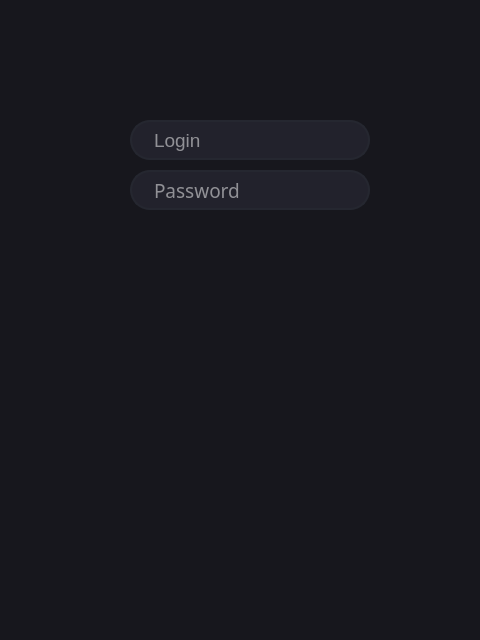
<?xml version="1.0" encoding="UTF-8"?>
<ui version="4.0">
 <class>MainWindow</class>
 <widget class="QMainWindow" name="MainWindow">
  <property name="geometry">
   <rect>
    <x>0</x>
    <y>0</y>
    <width>480</width>
    <height>640</height>
   </rect>
  </property>
  <property name="windowTitle">
   <string>MainWindow</string>
  </property>
  <property name="styleSheet">
   <string notr="true">background-color: rgb(23, 23, 29);
</string>
  </property>
  <widget class="QWidget" name="centralwidget">
   <widget class="QLineEdit" name="lineEdit_2">
    <property name="geometry">
     <rect>
      <x>130</x>
      <y>170</y>
      <width>240</width>
      <height>40</height>
     </rect>
    </property>
    <property name="font">
     <font>
      <family>Ubuntu Condensed</family>
      <pointsize>14</pointsize>
     </font>
    </property>
    <property name="styleSheet">
     <string notr="true">QLineEdit{
	background-color: rgb(34, 34, 44);
	border: 2px solid rgb(37,39,48);
	border-radius: 20px;
	color: #fff;
	padding-left: 20px
}	
QLineEdit:hover{
	border: 2px solid rgb(48, 50, 62);
}
QLineEdit:focus{
	border: 2px solid rgb(85, 170, 255);
	background-color: rgb(43, 45, 56);
}</string>
    </property>
    <property name="echoMode">
     <enum>QLineEdit::Password</enum>
    </property>
    <property name="placeholderText">
     <string>Password</string>
    </property>
   </widget>
   <widget class="QLineEdit" name="lineEdit_3">
    <property name="geometry">
     <rect>
      <x>130</x>
      <y>120</y>
      <width>240</width>
      <height>40</height>
     </rect>
    </property>
    <property name="font">
     <font>
      <pointsize>14</pointsize>
     </font>
    </property>
    <property name="styleSheet">
     <string notr="true">QLineEdit{
	background-color: rgb(34, 34, 44);
	border: 2px solid rgb(37,39,48);
	border-radius: 20px;
	color: #fff;
	padding-left: 20px
}	
QLineEdit:hover{
	border: 2px solid rgb(48, 50, 62);
}
QLineEdit:focus{
	border: 2px solid rgb(85, 170, 255);
	background-color: rgb(43, 45, 56);
}</string>
    </property>
    <property name="placeholderText">
     <string>Login</string>
    </property>
   </widget>
  </widget>
  <widget class="QMenuBar" name="menubar">
   <property name="geometry">
    <rect>
     <x>0</x>
     <y>0</y>
     <width>480</width>
     <height>22</height>
    </rect>
   </property>
  </widget>
  <widget class="QStatusBar" name="statusbar"/>
 </widget>
 <resources/>
 <connections/>
</ui>
